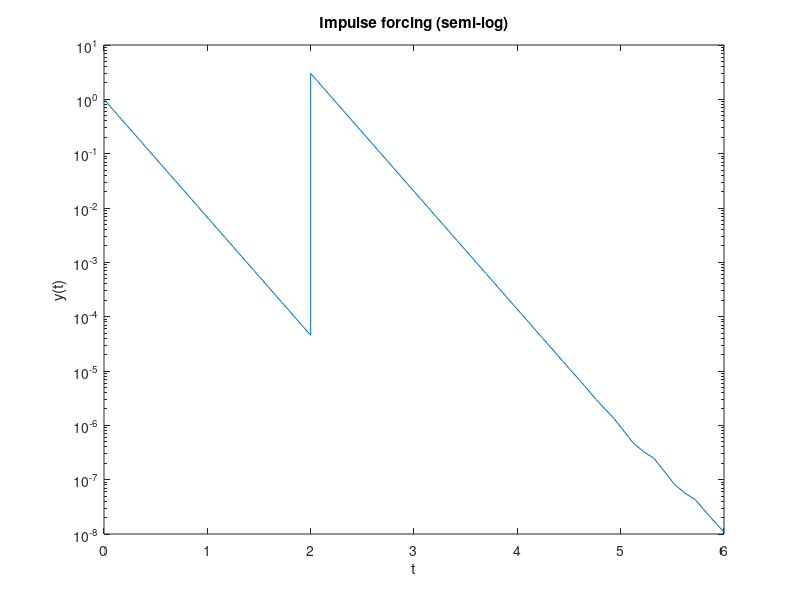

Here is the MATLAB script that generated this plot: (Note: this script raises an error after producing the figure.)

      close all
      
	    dydt = @(t,y) -5*y;
	    [t1,y1] = ode45(dydt,[0,2],1);
	    [t2,y2] = ode45(dydt,[2,6],3+y1(end));
	    semilogy([t1;t2],[y1;y2])
	    xlabel('t'), ylabel('y(t)')
	    title('Impulse forcing (semi-log)')
	    
      if length(get(0,'children')) > 0
        set(gcf,'paperpos',[0 0 5 2.75])
        print -dsvg fo_lcc_impulse_2.svg
      end
      
      